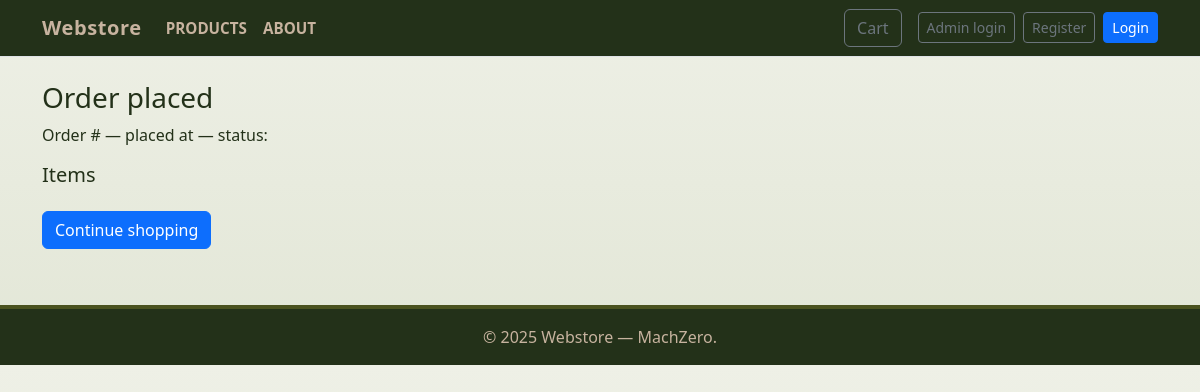
The app's page /order/success/9, older data.
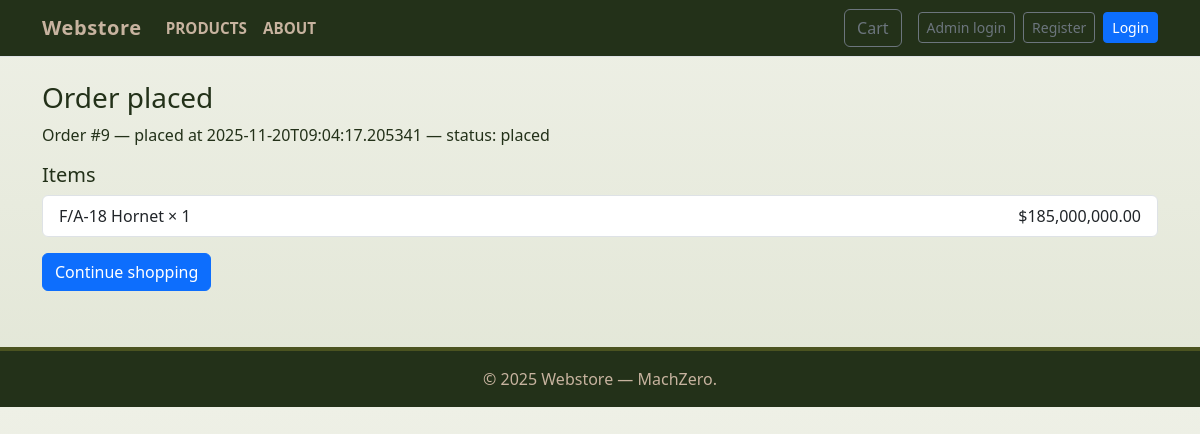
The same page, newer data.
### tables this page shows
CREATE TABLE orders (
        id INTEGER PRIMARY KEY,
        customer_id INTEGER NOT NULL,
        total REAL NOT NULL,
        status TEXT NOT NULL,
        created_at TEXT NOT NULL, agency TEXT, authorized_officer TEXT, official_email TEXT, position_clearance TEXT, contact_number TEXT, po_number TEXT, contract_reference TEXT, funding_source TEXT, auth_doc TEXT, vendor_id TEXT, end_user_cert TEXT, export_license_status TEXT, delivery_location TEXT, required_delivery_date TEXT, payment_method TEXT, declaration_agreed INTEGER, digital_signature TEXT,
        FOREIGN KEY(customer_id) REFERENCES customers(id) ON DELETE CASCADE
    );

CREATE TABLE order_items (
        id INTEGER PRIMARY KEY,
        order_id INTEGER NOT NULL,
        product_id INTEGER NOT NULL,
        quantity INTEGER NOT NULL,
        unit_price REAL NOT NULL,
        FOREIGN KEY(order_id) REFERENCES orders(id) ON DELETE CASCADE,
        FOREIGN KEY(product_id) REFERENCES products(id) ON DELETE RESTRICT
    );

CREATE TABLE products (
        id INTEGER PRIMARY KEY,
        sku TEXT UNIQUE NOT NULL,
        name TEXT NOT NULL,
        description TEXT,
        price REAL NOT NULL,
        image TEXT,
        created_at TEXT NOT NULL
    , stock INTEGER NOT NULL DEFAULT 0);

### app.py (the view)
@app.route("/order/success/<int:order_id>")
def order_success(order_id):
    db = get_db()
    order = db.execute("SELECT o.id, o.total, o.status, o.created_at, c.name, c.email FROM orders o LEFT JOIN customers c ON o.customer_id = c.id WHERE o.id = ?", (order_id,)).fetchone()
    items = db.execute("SELECT oi.quantity, oi.unit_price, p.name FROM order_items oi JOIN products p ON oi.product_id = p.id WHERE oi.order_id = ?", (order_id,)).fetchall()
    return render_template("order_success.html", order=order, items=items)

### app.py (called while the page is built)
def get_db():
    if 'db' not in g:
        conn = sqlite3.connect(DB_PATH)
        conn.row_factory = sqlite3.Row
        conn.execute("PRAGMA foreign_keys = ON;")
        g.db = conn
    return g.db

@app.context_processor
def inject_cart_count():
    cart = session.get("cart", {}) if session is not None else {}
    try:
        count = sum(int(v) for v in cart.values()) if cart else 0
    except Exception:
        count = 0
    return {"cart_count": count}

### templates/order_success.html (shortened to what this page needs)
<!doctype html>
<html lang="en">
<head>
  <link href="https://cdn.jsdelivr.net/npm/bootstrap@5.3.0/dist/css/bootstrap.min.css" rel="stylesheet">
  <link rel="stylesheet" href="{{ url_for('static', filename='css/styles.css') }}">
</head>
<body>
  {% include 'navbar.html' %}
  <div class="container py-4">
    <h3>Order placed</h3>
    <p>Order #{{ order.id }} — placed at {{ order.created_at }} — status: {{ order.status }}</p>
    <h5>Items</h5>
    <ul class="list-group mb-3">
      {% for it in items %}
      <li class="list-group-item d-flex justify-content-between">
        <div>{{ it["name"] }} × {{ it["quantity"] }}</div>
        <div>${{ "{:,.2f}".format(it["unit_price"] * it["quantity"]) }}</div>
      </li>
      {% endfor %}
    </ul>
    <a href="{{ url_for('products') }}" class="btn btn-primary">Continue shopping</a>
  </div>
</body>
<footer>
  <div class="container">
    &copy; {{ 2025 }} Webstore — MachZero.
  </div>
</footer>
</html>

### templates/navbar.html (shortened to what this page needs)
<nav class="navbar navbar-expand-lg navbar-light bg-light border-bottom">
  <div class="container">
    <a class="navbar-brand" href="{{ url_for('index') }}">Webstore</a>
    <div class="collapse navbar-collapse" id="navMain">
      <ul class="navbar-nav me-auto mb-2 mb-lg-0">
        <li class="nav-item"><a class="nav-link" href="{{ url_for('products') }}">Products</a></li>
        <li class="nav-item"><a class="nav-link" href="{{ url_for('about') }}">About</a></li>
      </ul>
      <div class="d-flex align-items-center">
        <a class="btn btn-outline-secondary position-relative me-3" href="{{ url_for('cart_view') }}">
          Cart
        </a>
        {% if session.get('is_admin') %}
          <a class="btn btn-sm btn-outline-primary me-2" href="{{ url_for('admin_products') }}">Admin dashboard</a>
          <a class="btn btn-sm btn-outline-danger me-2" href="{{ url_for('admin_logout') }}">Admin logout</a>
        {% else %}
          <a class="btn btn-sm btn-outline-secondary me-2" href="{{ url_for('admin_login') }}">Admin login</a>
        {% endif %}
        {% if session.get('customer_name') %}
          <span class="me-2 small text-muted">Hello, {{ session.get('customer_name') }}</span>
          <a class="btn btn-sm btn-outline-danger" href="{{ url_for('logout') }}">Logout</a>
        {% else %}
          <a class="btn btn-sm btn-outline-secondary me-2" href="{{ url_for('register') }}">Register</a>
          <a class="btn btn-sm btn-primary" href="{{ url_for('login') }}">Login</a>
        {% endif %}
      </div>
    </div>
  </div>
</nav>

### static/css/styles.css (style rules this page uses)
:root { --olive: #4b5320; --army-dark: #233119; --khaki: #c7b39f; --sand: #e6dcc8; --accent: #8b1f1f; --white: #ffffff; --navy: #001a66; }
body { background: linear-gradient(180deg, #eef0e6 0%, #e2e6d6 100%); color: var(--army-dark); font-family: "Segoe UI", Roboto, "Helvetica Neue", Arial, sans-serif; margin: 0; }
body { transition: opacity 320ms ease-in-out; will-change: opacity; }
.navbar { background: var(--army-dark) !important; border-bottom: 4px solid var(--olive); }
.navbar .navbar-brand { color: var(--khaki) !important; font-weight: 800; letter-spacing: .6px; }
.navbar .nav-link { color: var(--khaki) !important; font-weight: 600; text-transform: uppercase; font-size: 0.95rem; }
footer { background: var(--army-dark); color: var(--khaki); border-top: 4px solid var(--olive); padding: 1rem 0; margin-top: 2rem; text-align: center; }

Row changes from the older to the newer data that the page shows:
added orders: id "9", created_at "2025-11-20T09:04:17.205341", status "placed"
added order_items: name "F/A-18 Hornet", quantity "1", it['unit_price']*it['quantity'] "185,000,000.00"
